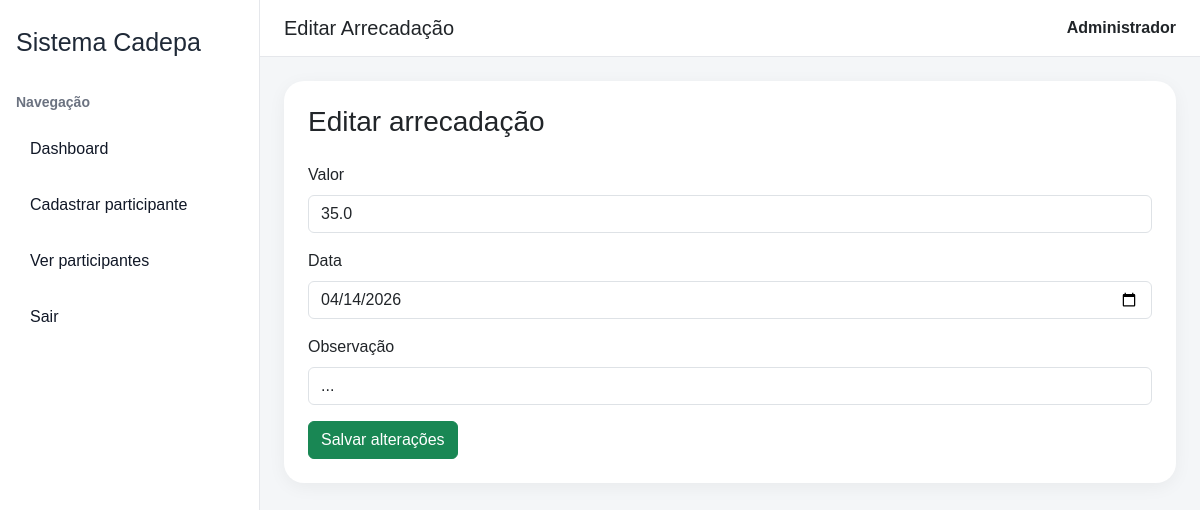
Page /arrecadacoes/1/editar (signed in) on the committed database.
### tables this page shows
CREATE TABLE arrecadacoes (
            id INTEGER PRIMARY KEY AUTOINCREMENT,
            participante_id INTEGER,
            valor REAL,
            data_lancamento TEXT,
            observacao TEXT
        );

### app.py (the view, shortened to what this page needs)
@app.route("/arrecadacoes/<int:id>/editar", methods=["GET", "POST"])
def editar_arrecadacao(id):
    if "user_id" not in session:
        return redirect("/login")
    conn = get_db()
    arrecadacao = conn.execute("""
        SELECT * FROM arrecadacoes WHERE id = ?
    """, (id,)).fetchone()
    if not arrecadacao:
        conn.close()
        return "Registro não encontrado"
    conn.close()
    return render_template("editar_arrecadacao.html", arrecadacao=arrecadacao)

### app.py (called while the page is built)
def get_db():
    conn = sqlite3.connect("database/banco.db")
    conn.row_factory = sqlite3.Row
    return conn

### templates/editar_arrecadacao.html (shortened to what this page needs)
{% extends "base.html" %}
{% block page_title %}Editar Arrecadação{% endblock %}
{% block page_content %}
<h3 class="mb-4">Editar arrecadação</h3>
<form method="POST">
    <div class="mb-3">
        <label class="form-label">Valor</label>
        <input type="number" step="0.01" name="valor" class="form-control" value="{{ arrecadacao.valor }}" required>
    </div>
    <div class="mb-3">
        <label class="form-label">Data</label>
        <input type="date" name="data_lancamento" class="form-control" value="{{ arrecadacao.data_lancamento }}" required>
    </div>
    <div class="mb-3">
        <label class="form-label">Observação</label>
        <input type="text" name="observacao" class="form-control" value="{{ arrecadacao.observacao }}">
    </div>
    <button type="submit" class="btn btn-success">Salvar alterações</button>
</form>
{% endblock %}

### templates/base.html (style rules this page uses)
body { background: #f4f6f8; margin: 0; font-family: Arial, sans-serif; }

### rows in the picture
arrecadacoes: valor "35.0", data_lancamento "04/14/2026", observacao "..."

### other values in the picture
{{ session.get("nome") }} "Administrador"
